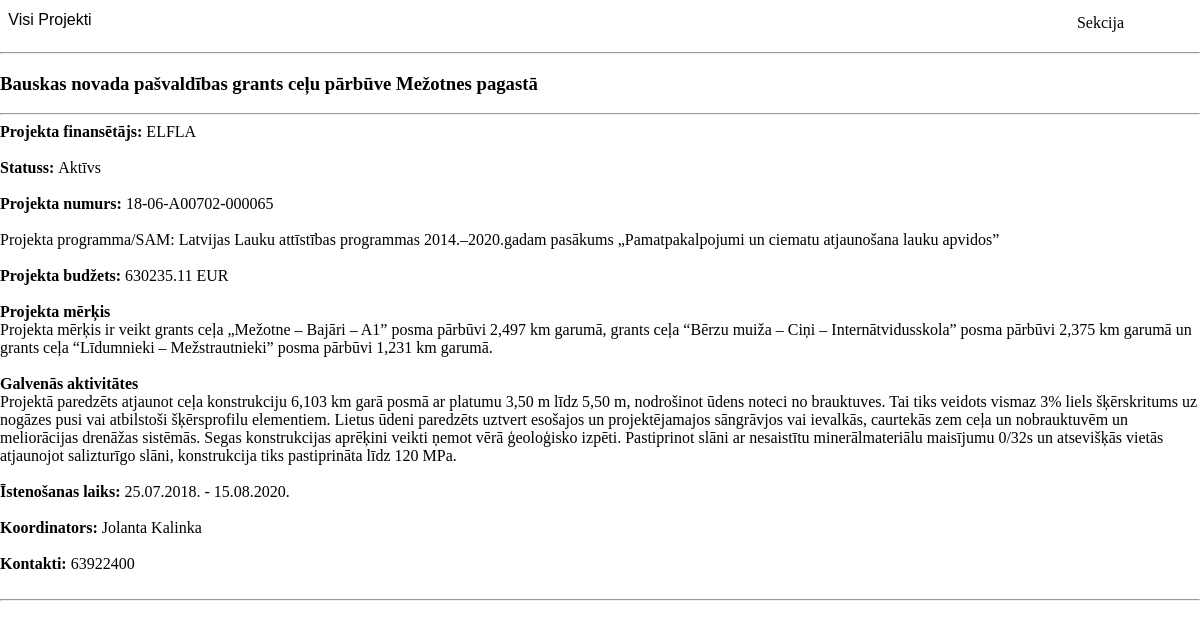
/individualAbout.php?id=1, run on the app's committed database.
### tables this page shows
CREATE TABLE IF NOT EXISTS `projekti` (
  `ID` int(11) NOT NULL AUTO_INCREMENT,
  `Name` text NOT NULL,
  `Financer` text NOT NULL,
  `Status` text NOT NULL,
  `Number` text,
  `SAM` text,
  `Budget` bigint(11) DEFAULT NULL,
  `Purpose` text,
  `Activities` text,
  `StartDate` date DEFAULT NULL,
  `FinishDate` date DEFAULT NULL,
  `CoordinatorName` text,
  `CoordinatorContacts` text,
  `BudgetSpent` bigint(11) DEFAULT '0',
  `Entry` datetime NOT NULL DEFAULT CURRENT_TIMESTAMP,
  PRIMARY KEY (`ID`),
  KEY `ID` (`ID`)
);

### functions/function.php (called while the page is built, shortened)
<?php
  require_once "connect.php";
  function getProjects($id) {
    global $mysqli;
    if($id){
      $query = "SELECT * FROM projekti WHERE ID = ".$id;
    } else {
      $query = "SELECT * FROM projekti";
    }
    $result = mysqli_query($mysqli, $query);
    if(!$id){
      return resultToArray($result);
    }else{
      return mysqli_fetch_assoc($result);
    };
  };
 ?>

### individualAbout.php (the view, shortened to what this page needs)
<!DOCTYPE html>
<html lang="lv" dir="ltr">
  <head>
  <link href="css/buttons.css" rel="stylesheet">
    <?php
      require_once "functions/function.php";
      $projects = getProjects($_GET['id']);
      require_once "blocks/head.php";
     ?>
     <?php
      function intToMoney($amount){
      $money = floatval($amount) / 100;
      return $money;
      }
    ?>
  </head>
  <body>
    <a class="back-button" href="index.php"><span>Visi Projekti</span></a>
    <div class='dropdown'>
      <button class='dropbtn'>
        Sekcija
      </button>
    </div>
      <hr>
      <section class='b-content'>
      <div class='wrap'>
      <article class='b-article'>
      <h1 class='header-1'>
      <?php echo $projects["Name"]; ?>
      </h1>
      <hr>
      <div class='tr-details'>
      <b>Projekta finansētājs: </b>
      <?php echo $projects["Financer"]; ?>
      <br><br>
      <b>Statuss: </b>
      <?php echo $projects["Status"]; ?>
      <br><br>
      <b>Projekta numurs: </b>
      <?php echo $projects["Number"]; ?>
      <br><br>
      Projekta programma/SAM: </b>
      <?php echo $projects["SAM"]; ?>
      <br><br>
      <b>Projekta budžets: </b>
      <?php echo
      intToMoney($projects["Budget"]); ?>
      EUR <br><br>
      <b>Projekta mērķis</b> <br>
      <?php echo $projects["Purpose"]; ?>
      <br><br>
      <b>Galvenās aktivitātes</b> <br>
      <?php echo $projects["Activities"]; ?>
      <br><br>
      <b>Īstenošanas laiks: </b>
      <?php echo date("d.m.Y.", strtotime($projects["StartDate"])), " - ", date("d.m.Y.", strtotime($projects["FinishDate"])); ?>
      <br><br>
      <b>Koordinators: </b>
      <?php echo $projects["CoordinatorName"]; ?>
      <br><br>
      <b>Kontakti: </b>
      <?php echo $projects["CoordinatorContacts"]; ?>
      <br><br>
      </div>
      <hr>
      </article>
      </div>
     </section>
  </body>
</html>

### css/buttons.css (style rules this page uses)
.dropdown { float: right; overflow: hidden; margin-right: 5%; }
.dropdown .dropbtn { font-size: 16px; border: none; outline: none; color: black; padding: 14px 16px; background-color: inherit; font-family: inherit; margin: 0; }
.back-button { position:relative; display:inline-block; width:100px; height:40px; background-color:#ffffff; line-height:39px; font-family:'arial'; text-align:center; text-decoration:none; cursor: pointer; border-radius: 4px; overflow:hidden; font-size: 16px; color: black; }
.back-button:after { position:absolute; display:block; content:""; width:100%; height:1px; background-color:#42b883; transform:scale3d(0,1,1); transform-origin:left; transition:transform .3s; }

### css/style.css (style rules this page uses)
body { margin: 0px; }
.dropdown { float: right; overflow: hidden; }
.dropdown .dropbtn { font-size: 16px; border: none; outline: none; color: black; padding: 14px 16px; background-color: inherit; font-family: inherit; margin: 0; }

### data on the page
projekti: Name "Bauskas novada pašvaldības grants ceļu pārbūve Mežotnes pagastā", Financer "ELFLA", Status "Aktīvs", Number "18-06-A00702-000065", SAM "Latvijas Lauku attīstības programmas 2014.–2020.gadam pasākums „Pamatpakalpojumi un ciematu atjaunošana lauku apvidos”", Budget "630235.11", Purpose "Projekta mērķis ir veikt grants ceļa „Mežotne – Bajāri – A1” posma pārbūvi 2,497 km garumā, grants ceļa “Bērzu muiža – Ciņi – Internātvidusskola” posma pārbūvi 2,375 km garumā un grants ceļa “Līdumnieki – Mežstrautnieki” posma pārbūvi 1,231 km garumā.", Activities "Projektā paredzēts atjaunot ceļa konstrukciju 6,103 km garā posmā ar platumu 3,50 m līdz 5,50 m, nodrošinot ūdens noteci no brauktuves. Tai tiks veidots vismaz 3% liels šķērskritums uz nogāzes pusi vai atbilstoši šķērsprofilu elementiem. Lietus ūdeni paredzēts uztvert esošajos un projektējamajos sāngrāvjos vai ievalkās, caurtekās zem ceļa un nobrauktuvēm un meliorācijas drenāžas sistēmās. Segas konstrukcijas aprēķini veikti ņemot vērā ģeoloģisko izpēti. Pastiprinot slāni ar nesaistītu minerālmateriālu maisījumu 0/32s un atsevišķās vietās atjaunojot salizturīgo slāni, konstrukcija tiks pastiprināta līdz 120 MPa.", StartDate "25.07.2018.", FinishDate "15.08.2020.", CoordinatorName "Jolanta Kalinka", CoordinatorContacts "63922400"
